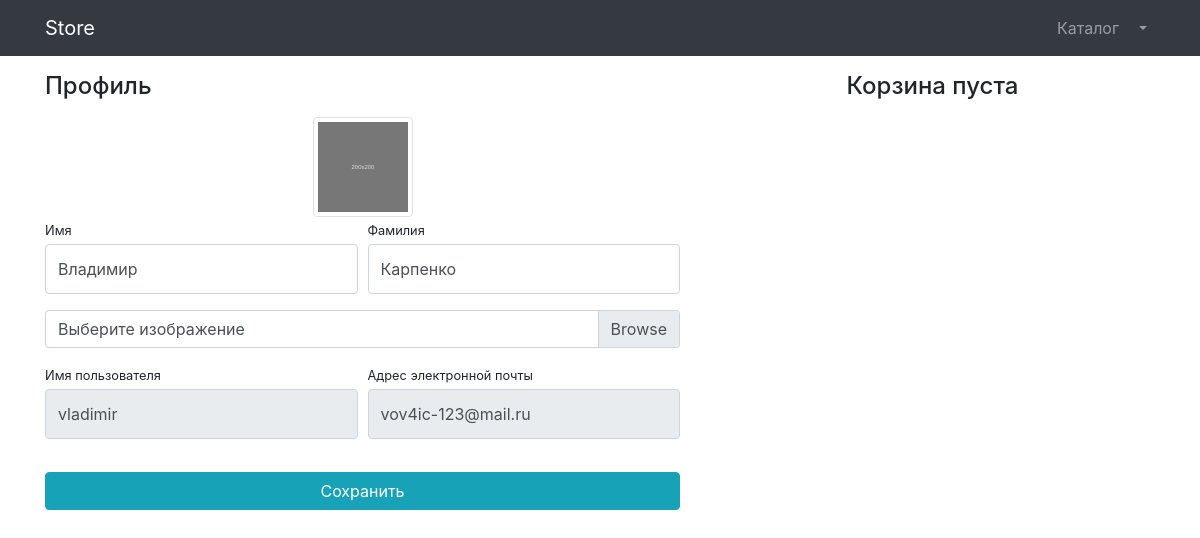
The app's page /users/profile/1 (signed in), older data.
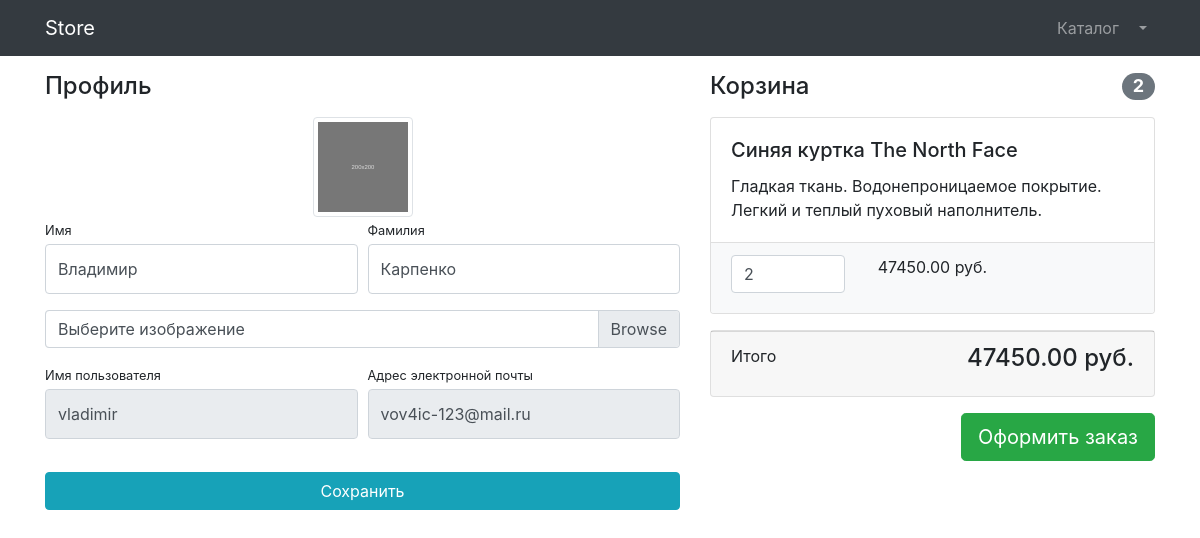
The same page, newer data.
### products/models.py (models this page shows, shortened)
class Basket(models.Model):
    quantity = models.PositiveIntegerField(default=0)
    created_timestamp = models.DateTimeField(auto_now_add=True)
    user = models.ForeignKey(to=User, on_delete=models.CASCADE)
    product = models.ForeignKey(to=Product, on_delete=models.CASCADE)
    objects = BasketQuerySet.as_manager()
    def sum(self):
        return self.product.price * self.quantity

class Product(models.Model):
    name = models.CharField(max_length=128)
    image = models.ImageField(upload_to="products_images")
    description = models.TextField()
    price = models.DecimalField(max_digits=7, decimal_places=2)
    quantity = models.PositiveIntegerField(default=0)
    category = models.ForeignKey(to=ProductCategory, on_delete=models.CASCADE)
    class Meta:
        verbose_name = "Product"
        verbose_name_plural = "Products"

### users/views.py (the view, shortened to what this page needs)
# urls.py: path('profile/<int:pk>', login_required(UserProfileView.as_view()), name='profile'),
class UserProfileView(TitleMixin, UpdateView):
    model = User
    form_class = UserProfileForm
    template_name = 'users/profile.html'
    title = 'Store - Личный кабинет'
    def get_context_data(self, **kwargs):
        context = super(UserProfileView, self).get_context_data()
        context['baskets'] = Basket.objects.filter(user=self.object)
        return context

### users/forms.py
class UserProfileForm(UserChangeForm):
    first_name = forms.CharField(widget=forms.TextInput(attrs={'class': 'form-control py-4'}))
    last_name = forms.CharField(widget=forms.TextInput(attrs={'class': 'form-control py-4'}))
    image = forms.ImageField(widget=forms.FileInput(attrs={'class': "custom-file-label"}), required=False)
    username = forms.CharField(widget=forms.TextInput(
        attrs={'class': 'form-control py-4', 'readonly': True, 'aria-describedby': "usernameHelp"}))
    email = forms.EmailField(widget=forms.EmailInput(
        attrs={'class': 'form-control py-4', 'readonly': True, 'aria-describedby': "emailHelp"}))
    class Meta:
        model = User
        fields = ('first_name', 'last_name', 'image', 'username', 'email')

### common/views.py (called while the page is built)
    def get_context_data(self, *, object_list=None, **kwargs):
        context = super(TitleMixin, self).get_context_data(**kwargs)
        context['title'] = self.title
        return context

### products/context_processors.py (called while the page is built)
def baskets(request):
    user = request.user
    return {'baskets': Basket.objects.filter(user=user) if user.is_authenticated else []}

### products/models.py (called while the page is built)
    def total_sum(self):
        return sum(basket.sum() for basket in self)

### users/templates/users/profile.html (shortened to what this page needs)
{% extends 'products/base.html' %}
{% load static %}
{% block css %}
    <link href="{% static '/vendor/css/profile.css' %}" rel="stylesheet">
{% endblock %}
{% block content %}
<main>
    <div class="container">
    <div class="row">
        <div class="col-lg-7">
            <h4 class="mt-3 mb-3">Профиль</h4>
            <div class="col-lg-12 text-center">
                <img width="100" height="100"
                     class="img-thumbnail">
            </div>
            <form action="{% url 'users:profile' user.id %}" method="POST">
                <div class="form-row">
                    <div class="col-lg-6">
                        <div class="form-group">
                            <label class="small mb-1" for="{{ form.first_name.id_for_label }}">Имя</label>
                            {{ form.first_name }}
                        </div>
                    </div>
                    <div class="col-lg-6">
                        <div class="form-group">
                            <label class="small mb-1" for="{{ form.last_name.id_for_label }}">Фамилия</label>
                            {{ form.last_name }}
                        </div>
                    </div>
                </div>
                <div class="form-row mb-2">
                    <div class="col-lg-12">
                        <div class="custom-file">
                            <label class="custom-file-label" for="{{ form.image.id_for_label }}">Выберите изображение</label>
                        </div>
                    </div>
                </div>
                <div class="form-row">
                    <div class="col-lg-6">
                        <label class="small mb-1" for="{{ form.username.id_for_label }}">Имя пользователя</label>
                        {{ form.username }}
                    </div>
                    <div class="col-lg-6">
                        <label class="small mb-1" for="{{ form.email.id_for_label }}">Адрес электронной
                            почты</label>
                        {{ form.email }}
                    </div>
                </div>
                <div class="form-row">
                    <div class="col-lg-12" style="margin-top: 33px;">
                        <input class="btn btn-info btn-block" type="submit" value="Сохранить">
                    </div>
                </div>
            </form>
        </div>
        <div class="col-lg-5">
            {% include 'products/baskets.html' %}
        </div>
    </div>
    </div>
</main>
{% endblock %}

### products/templates/products/baskets.html (shortened to what this page needs)
{% if baskets %}
    <h4 class="mt-3 mb-3 d-flex justify-content-between align-items-center mb-3">
                    Корзина <span class="badge badge-secondary badge-pill">{{ baskets.total_quantity }}</span>
                </h4>
                {% for basket in baskets %}
                <div class="card mb-3">
                    <div class="card-body">
                        <h5 class="card-title">{{ basket.product.name }}</h5>
                        <p class="card-text">{{ basket.product.description }}</p>
                    </div>
                    <ul class="list-group list-group-flush">
                        <li class="list-group-item bg-light">
                            <div class="row text-center">
                                <div class="col-lg-4">
                                    <label for="{{ basket.id_for_label }}">
                                        <input name="basketID" type="number" class="form-control"
                                               value="{{ basket.quantity }}" min="0">
                                    </label>
                                </div>
                                <div class="col-lg-4">{{ basket.sum }} руб.</div>
                                <div class="col-lg-4">
                                </div>
                            </div>
                        </li>
                    </ul>
                </div>
                {% endfor %}
    <div class="card mb-3">
                    <div class="card-footer">
                        <p class="float-left">Итого</p>
                        <h4 class="float-right">{{ baskets.total_sum }} руб.</h4>
                    </div>
                </div>
    <a class="btn btn-success btn-lg float-right" href="../orders/order-create.html">Оформить заказ</a>
{% else %}
    <h4 class="mt-3 mb-3 text-center">Корзина пуста</h4>
{% endif %}

Row changes from the older to the newer data that the page shows:
added Basket: total_quantity "2", product.name "Синяя куртка The North Face", product.description "Гладкая ткань. Водонепроницаемое покрытие. Легкий и теплый пуховый наполнитель.", basketID "2", sum "47450.00", total_sum "47450.00"
Text that changed along with them:
text no longer shown: "Корзина пуста"
text now shown: "Корзина Итого руб. Оформить заказ"
